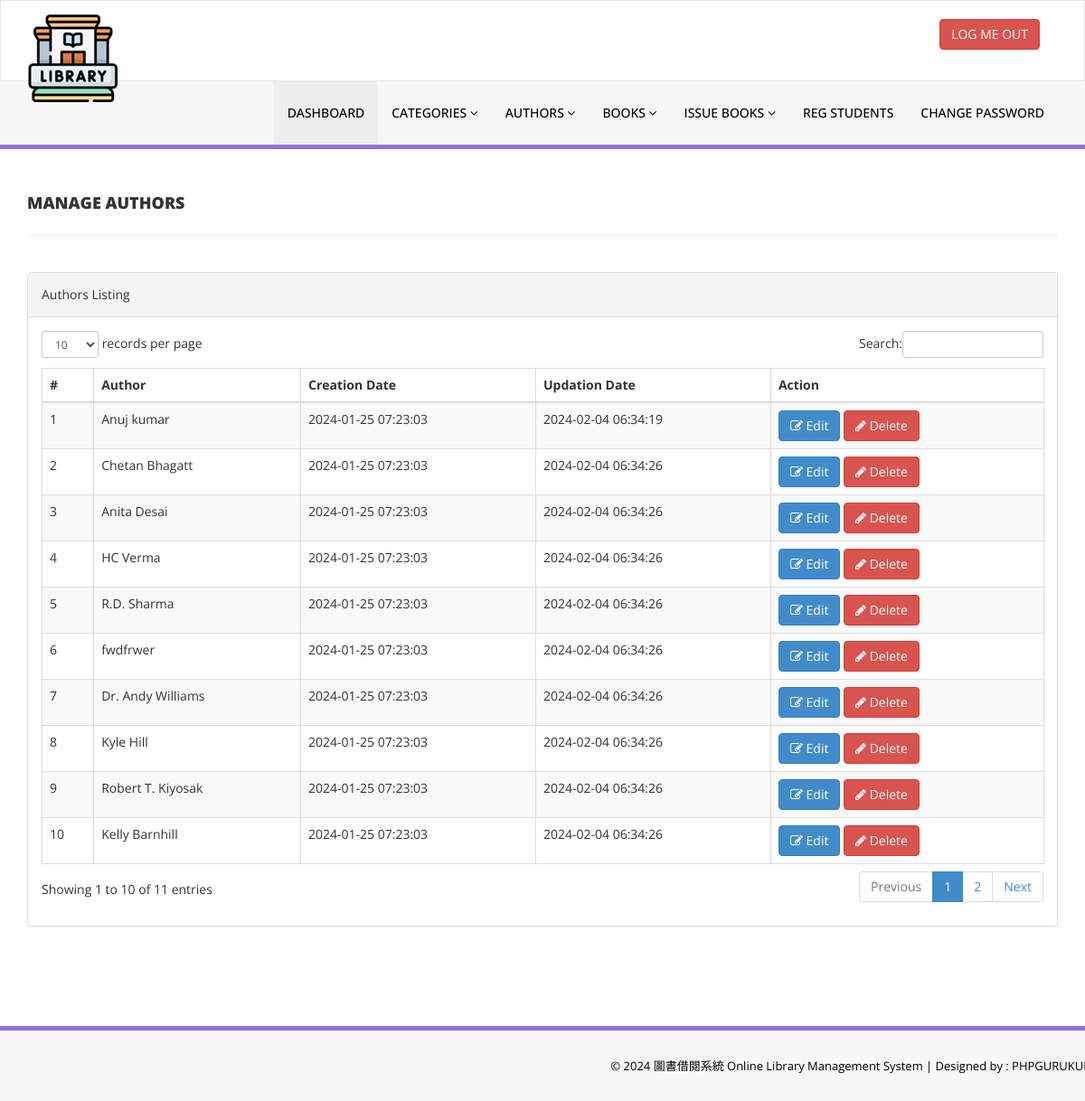
Screenshot of /admin/manage-authors.php (signed in) with the database file from the repository.
### tables this page shows
CREATE TABLE `tblauthors` (
  `id` int(11) NOT NULL,
  `AuthorName` varchar(159) DEFAULT NULL,
  `creationDate` timestamp NULL DEFAULT current_timestamp(),
  `UpdationDate` timestamp NULL DEFAULT NULL ON UPDATE current_timestamp()
);

### admin/manage-authors.php (the view, shortened to what this page needs)
<?php
include('includes/config.php');
if(strlen($_SESSION['alogin'])==0)
    {
header('location:index.php');
}
else{
    ?>
<!DOCTYPE html>
<html xmlns="http://www.w3.org/1999/xhtml">
<head>
    <link href="assets/css/bootstrap.css" rel="stylesheet" />
    <link href="assets/css/font-awesome.css" rel="stylesheet" />
    <link href="assets/js/dataTables/dataTables.bootstrap.css" rel="stylesheet" />
    <link href="assets/css/style.css" rel="stylesheet" />
</head>
<body>
<?php include('includes/header.php');?>
    <div class="content-wrapper">
         <div class="container">
        <div class="row pad-botm">
            <div class="col-md-12">
                <h4 class="header-line">Manage Authors</h4>
    </div>
     <div class="row">
</div>
        </div>
            <div class="row">
                <div class="col-md-12">
                    <div class="panel panel-default">
                        <div class="panel-heading">
                           Authors Listing
                        </div>
                        <div class="panel-body">
                            <div class="table-responsive">
                                <table class="table table-striped table-bordered table-hover" id="dataTables-example">
                                    <thead>
                                        <tr>
                                            <th>#</th>
                                            <th>Author</th>
                                            <th>Creation Date</th>
                                            <th>Updation Date</th>
                                            <th>Action</th>
                                        </tr>
                                    </thead>
                                    <tbody>
<?php $sql = "SELECT * from  tblauthors";
$query = $dbh -> prepare($sql);
$query->execute();
$results=$query->fetchAll(PDO::FETCH_OBJ);
$cnt=1;
if($query->rowCount() > 0)
{
foreach($results as $result)
{               ?>
                                        <tr class="odd gradeX">
                                            <td class="center"><?php echo htmlentities($cnt);?></td>
                                            <td class="center"><?php echo htmlentities($result->AuthorName);?></td>
                                            <td class="center"><?php echo htmlentities($result->creationDate);?></td>
                                            <td class="center"><?php echo htmlentities($result->UpdationDate);?></td>
                                            <td class="center">
                                            <a href="edit-author.php?athrid=<?php echo htmlentities($result->id);?>"><button class="btn btn-primary"><i class="fa fa-edit "></i> Edit</button>
                                          <a href="manage-authors.php?del=<?php echo htmlentities($result->id);?>" onclick="return confirm('Are you sure you want to delete?');"" >  <button class="btn btn-danger"><i class="fa fa-pencil"></i> Delete</button>
                                            </td>
                                        </tr>
 <?php $cnt=$cnt+1;}} ?>
                                    </tbody>
                                </table>
                            </div>
                        </div>
                    </div>
                </div>
            </div>
    </div>
    </div>
  <?php include('includes/footer.php');?>
</body>
</html>
<?php } ?>

### admin/assets/css/style.css (style rules this page uses)
.content-wrapper { margin-top: 40px; min-height:800px; padding-bottom:90px; }
.header-line { font-weight:900; padding-bottom:25px; border-bottom:1px solid #eeeeee; text-transform:uppercase; }
.pad-botm { padding-bottom:30px; }

### rows the page displays
tblauthors: AuthorName "Anuj kumar", creationDate "2024-01-25 07:23:03", UpdationDate "2024-02-04 06:34:19"
tblauthors: AuthorName "Chetan Bhagatt", creationDate "2024-01-25 07:23:03", UpdationDate "2024-02-04 06:34:26"
tblauthors: AuthorName "Anita Desai", creationDate "2024-01-25 07:23:03", UpdationDate "2024-02-04 06:34:26"
tblauthors: AuthorName "HC Verma", creationDate "2024-01-25 07:23:03", UpdationDate "2024-02-04 06:34:26"
tblauthors: AuthorName "R.D. Sharma", creationDate "2024-01-25 07:23:03", UpdationDate "2024-02-04 06:34:26"
tblauthors: AuthorName "fwdfrwer", creationDate "2024-01-25 07:23:03", UpdationDate "2024-02-04 06:34:26"
tblauthors: AuthorName "Dr. Andy Williams", creationDate "2024-01-25 07:23:03", UpdationDate "2024-02-04 06:34:26"
tblauthors: AuthorName "Kyle Hill", creationDate "2024-01-25 07:23:03", UpdationDate "2024-02-04 06:34:26"
tblauthors: AuthorName "Robert T. Kiyosak", creationDate "2024-01-25 07:23:03", UpdationDate "2024-02-04 06:34:26"
tblauthors: AuthorName "Kelly Barnhill", creationDate "2024-01-25 07:23:03", UpdationDate "2024-02-04 06:34:26"
